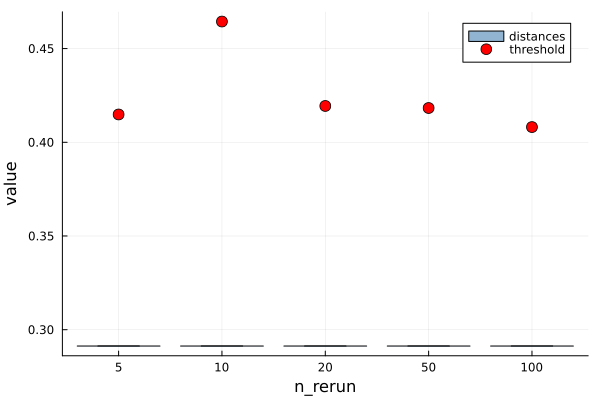

Write the Julia code that produced this figure.

include("../methods.jl")
using Plots, StatsPlots


# --- parameters ---
const N_RERUNS  = [5, 10, 20, 50, 100]  # n_rerun values to compare
const θ         = 0.05                   # significance level for the threshold
const N_SAMPLES = 1000                   # number of permutation samples in threshold_hipm
const S         = 50                    # number of dlip recomputations to measure variability
# ------------------


"""
    get_thresholds_distances(n, m)

Fix a single pair of hierarchical samples h_1, h_2 and study role of n_rerun for estimating FPR.

For each value in N_RERUNS:
  - one threshold is computed via the permutation approach on h_1, h_2.
  - S distances are computed on the same fixed h_1, h_2, so any variability across
    the S values comes purely from the randomness of dlip's optimization.

# Arguments:
    n::Int  :  number of probability measures in each hierarchical sample.
    m::Int  :  number of atoms per probability measure.

# Returns:
    thresholds::Vector{Float64}           :  one threshold per value in N_RERUNS,
                                             in the same order as N_RERUNS.
    distances::Dict{Int, Vector{Float64}} :  maps each n_rerun value to a vector of
                                             S distances computed on the fixed h_1, h_2.
"""
function get_thresholds_distances(n::Int, m::Int)
    q = normal_normal_B(1.0,1.5,1.5)
    h_1, h_2 = generate_hiersample(q, n, m), generate_hiersample(q, n, m)

    # joint interval covering both samples; passed explicitly to dlip so that
    # the threshold and the distance calls use the same grid.
    a = minimum((h_1.a, h_2.a))
    b = maximum((h_1.b, h_2.b))

    thresholds = Vector{Float64}(undef, length(N_RERUNS))
    distances = Dict{Int, Vector{Float64}}()

    for (i, n_rerun) in enumerate(N_RERUNS)
        # permutation threshold at significance level θ
        thresholds[i] = threshold_hipm(h_1, h_2, θ, N_SAMPLES, false; n_rerun = n_rerun) / sqrt(n / 2)
        # recompute dlip S times on the same fixed h_1, h_2: variability reflects
        # only the randomness of the optimization (controlled by n_rerun)
        distances[N_RERUNS[i]] = [dlip(h_1, h_2, a, b; n_rerun = n_rerun) for _ in 1:S]
    end
    return thresholds, distances
end


"""
    plot_thresholds_distances(thresholds, distances)

Plot the HIPM threshold and the distribution of distances for each n_rerun value.
Boxplots show the variability of dlip across S recomputations on the same fixed
hierarchical samples; the scatter point is the corresponding permutation threshold.

# Arguments:
    thresholds::Vector{Float64}           :  one threshold per n_rerun value, in the
                                             same order as the sorted keys of distances.
    distances::Dict{Int, Vector{Float64}} :  maps each n_rerun value to a vector of
                                             distances computed on the fixed samples.
"""
function plot_thresholds_distances(thresholds::Vector{Float64}, distances::Dict{Int, Vector{Float64}})
    n_reruns = sort(collect(keys(distances)))
    positions = 1:length(n_reruns)

    # boxplot requires flat (x, y) vectors where x is the group label of each value
    x_box = vcat([fill(i, length(distances[nr])) for (i, nr) in enumerate(n_reruns)]...)
    y_box = vcat([distances[nr] for nr in n_reruns]...)

    fig = boxplot(x_box, y_box, label = "distances", color = :steelblue, alpha = 0.6,
                  xlabel = "n_rerun", ylabel = "value",
                  xticks = (positions, string.(n_reruns)))
    scatter!(fig, positions, thresholds, label = "threshold",
             color = :red, markersize = 6, marker = :circle)
    return fig
end


Random.seed!(1234)
@time thresholds, distances = get_thresholds_distances(100, 100)
fig = plot_thresholds_distances(thresholds, distances)
savefig(fig, joinpath(@__DIR__, "nrerun_boxplots.png"))
